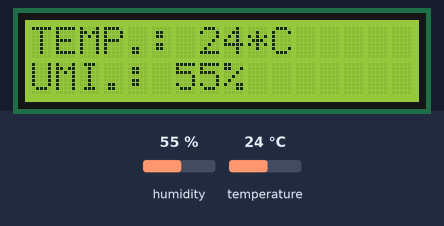
A sketch run on a simulated Arduino Uno, built with avr-gcc and run on an emulated ATmega328P. Parts: 16×2 character LCD. The inputs (shaded band) are chosen by the test bench; at power-on: humidity 55 %, temperature 24 °C.

Above: at 1.2 s.
1.3 s: humidity set to 22 %
At 2.8 s:
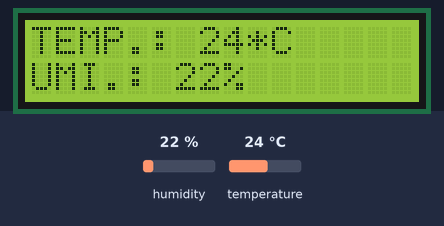
3.6 s: temperature set to 12 °C
At 5.2 s:
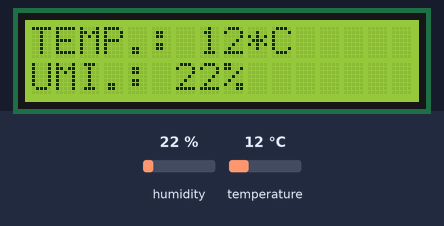
5.7 s: humidity set to 40 %
At 7.4 s:
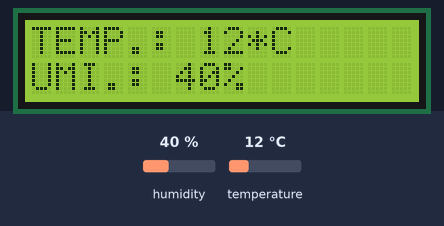
7.7 s: temperature set to 19 °C
At 8.8 s:
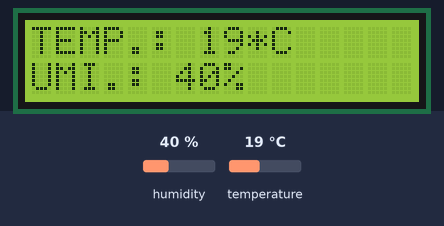
Timing chart, 0 to 10.7 s (numbered marks = the images above; inputs shaded):
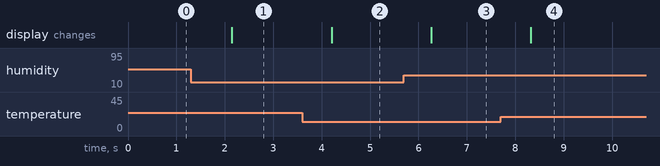

Measured:
- after the input at 1.3 s, the display: changes after 0.85 s (image 1)
- after the input at 3.6 s, the display: changes after 0.61 s (image 2)
- after the input at 5.7 s, the display: changes after 0.56 s (image 3)
- after the input at 7.7 s, the display: changes after 0.62 s (image 4)

The sketch:

_20_LCD1602_DHT11_TEMPERATURA_UMIDADE.ino
```cpp
/*
   Programar: LCD1602_DHT11_TEMPERATURA_UMIDADE
   Autor: Joab Torres Alencar
   Curso: Tecnologo em Análise  e Desenvolvimento de Sistemas - Turma 2015
*/
#include <LiquidCrystal.h>

LiquidCrystal lcd(12, 11, 5, 4, 3, 2);

#include <dht.h>
dht DHT;

#define PIN_DHT11 A0

int tempCelsius, umidade;

/*
  Função: setup() - executa somente uma vez no projeto
*/
void setup() {
  lcd.begin(16, 2);
}

/*
  Função: Loop() - Executa infinitamente no projeto desde que o arduino esteja ligado!
*/
void loop() {
  DHT.read11(PIN_DHT11);
  tempCelsius = DHT.temperature;
  umidade = DHT.humidity;

  lcd.clear();
  lcd.setCursor(0,0);
  lcd.print("TEMP.: ");
  lcd.print(tempCelsius);
  lcd.print("*C");
  lcd.setCursor(0,1);
  lcd.print("UMI.: ");
  lcd.print(umidade);
  lcd.print("%");
  delay(1000);
}
```
